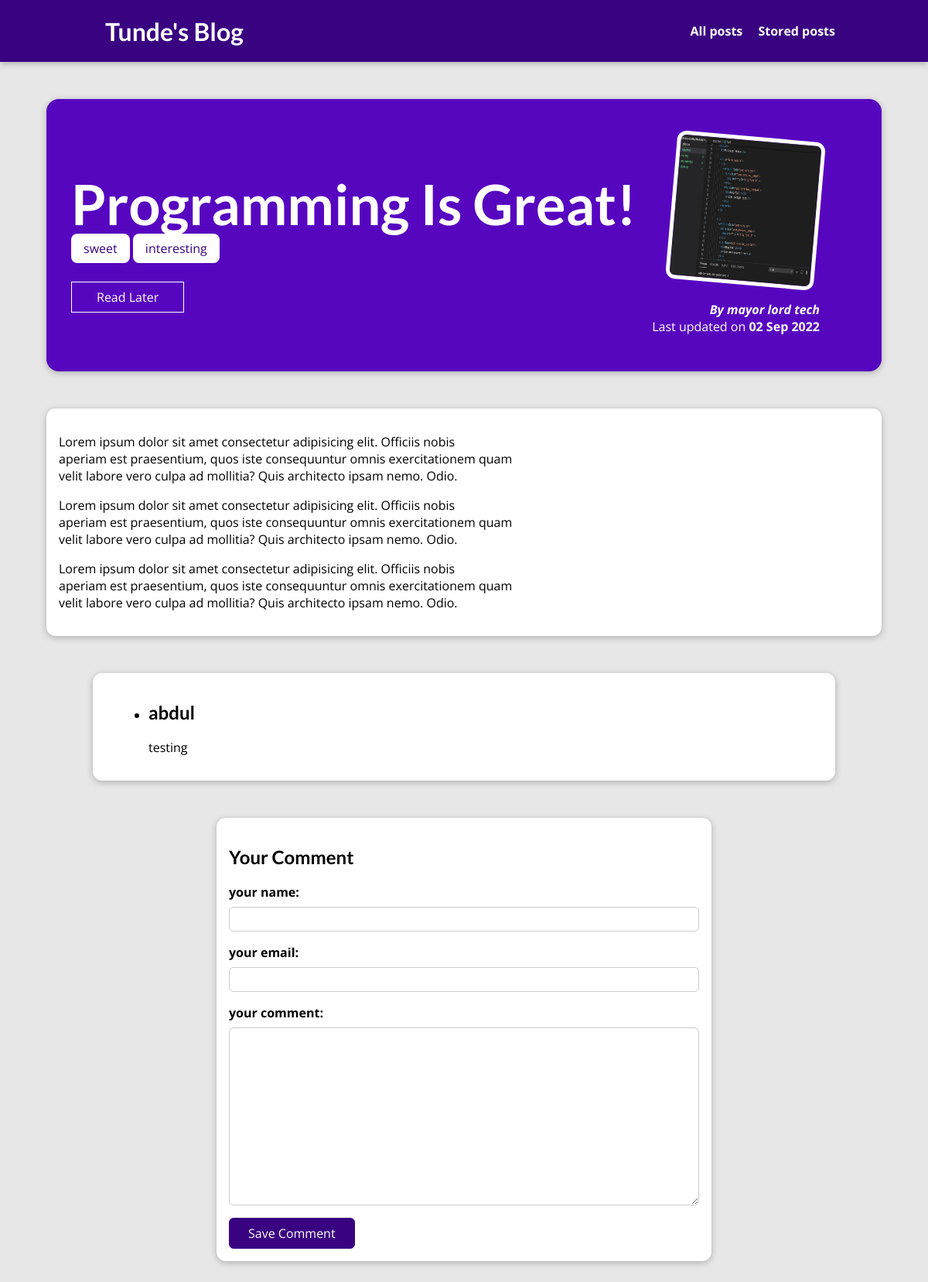
Page /posts/programming-is-fun on the committed database.
### blog/models.py (models this page shows, shortened)
class Post(models.Model):
    title = models.CharField(max_length=150)
    excerpt = models.CharField(max_length=500)
    image = models.ImageField(upload_to='posts', null=True)
    date = models.DateField(auto_now=True)
    content = models.TextField(validators=[MinLengthValidator(10)])
    slug = models.SlugField(unique=True)
    tag = models.ManyToManyField(Tag)
    author = models.ForeignKey(Author, on_delete=models.SET_NULL, related_name='posts', null=True)

class Tag(models.Model):
    caption = models.CharField(max_length=40)

class Author(models.Model):
    first_name = models.CharField(max_length=50)
    last_name = models.CharField(max_length=50)
    email_address = models.EmailField(max_length=100)
    def author(self):
        return f'{self.first_name} {self.last_name}'
    def __str__(self):
        return self.author()

class Comment(models.Model):
    user_name = models.CharField(max_length=100)
    email = models.EmailField(max_length=100)
    text = models.TextField()
    post = models.ForeignKey(Post, on_delete=models.CASCADE, related_name='comments')

### blog/views.py (the view, shortened to what this page needs)
# urls.py: path('posts/<slug:slug>', views.Unique_Post.as_view(), name='uniquepost'),
class Unique_Post(View):
    def is_saved_post(self,request, post_id):
        stored_posts = request.session.get('stored_posts')
        if stored_posts is not None:
            is_saved_for_later = post_id in stored_posts
        else:
            is_saved_for_later = False
        return is_saved_for_later
    def get(self, request, slug):
        post = Post.objects.get(slug=slug)
        context = {
            'post':post,
            'is_saved_later':self.is_saved_post(request, post.id),
            'post_tags':post.tag.all(),
            'comment_form' : CommentForm(),
            'comments': post.comments.all().order_by('-id')
        }
        return render(request, 'blog/post-detail.html', context)

### blog/forms.py
class CommentForm(forms.ModelForm):
    class Meta:
        model = Comment
        exclude = ['post']
        labels = {
            'user_name':'your name',
            'email' : 'your email',
            'text' : 'your comment'
        }

### blog/templates/blog/post-detail.html (shortened to what this page needs)
{% extends "base.html" %} {% load static %} {% block title %} {{ post.title }} {% endblock %} {% block css_files %}
<link rel="stylesheet" href="{% static 'blog/post-detail.css' %}" /> {% endblock %} {% block content %}
<section id="summary">
    <h2>{{ post.title }}</h2>
    <div>
        {% for tag in post_tags %}
        <span class="tag">{{ tag.caption }}</span> {% endfor %}
    </div>
    <div id="read-later">
        <form action="{%url 'read-later'%}" method='post'>
            <button>{%if is_saved_later%}Remove from "Read Later" list{%else%}Read Later{%endif%}</button>
        </form>
    </div>
    <article>
        <img src="{{ post.image.url }} " alt="{{ post.title }} " />
        <address>By <a href="mailto:{{ post.author.email_address }} ">{{ post.author }}</a></address>
        <div>Last updated on <time>{{ post.date|date:"d M Y " }}</time></div>
    </article>
</section>
<main>
    {{ post.content|linebreaks }}
</main>
<section id="comments">
    <ul>
        {% for comment in comments %}
        <li>
            <h2>{{ comment.user_name }}</h2>
            <p>{{ comment.text|linebreaks }}</p>
        </li>
        {% endfor %}
    </ul>
</section>
<section id="comment-form">
    <h2>Your Comment</h2>
    <form action="{% url 'uniquepost' post.slug %}" method="post">
        {% csrf_token %} {% for form_field in comment_form %}
        <div class="form-control">
            {{ form_field.label_tag }} {{ form_field }} {{ form_field.errors }}
        </div>
        {% endfor %}
        <button>Save Comment</button>
    </form>
</section>
{% endblock %}

### static/app.css (style rules this page uses)
* { box-sizing: border-box; }
html { font-family: 'Open Sans', 'Lato', sans-serif; }
body { margin: 0; }
h1, h2, h3 { font-family: 'Lato', sans-serif; font-weight: bold; }

### blog/static/blog/post-detail.css (style rules this page uses)
body { background-color: #e7e7e7; }
#summary { margin: 8rem auto 3rem auto; padding: 2rem; width: 90%; max-width: 90rem; border-radius: 16px; background-color: #5706c0; position: relative; box-shadow: 0 2px 8px rgba(0, 0, 0, 0.25); height: 22rem; }
#summary h2 { color: white; font-size: 4.5rem; margin-bottom: 0.25rem; }
#summary article { position: absolute; top: 2rem; right: 3rem; padding: 1rem 2rem; border-radius: 12px; text-align: right; color: white; }
#summary article img { width: 12rem; height: 12rem; border-radius: 12px; transform: rotateZ(5deg); border: 5px solid white; margin-bottom: 1rem; }
#summary address { font-weight: bold; }
#summary a { color: white; text-decoration: none; }
#summary time { font-weight: bold; }
#read-later { margin: 2rem 0; }
#read-later button { background-color: transparent; border: 1px solid white; padding: 0.5rem 2rem; font: inherit; color: white; cursor: pointer; }
main { width: 90%; max-width: 90rem; margin: 3rem auto; background-color: white; padding: 1rem; border-radius: 12px; box-shadow: 0 2px 8px rgba(0, 0, 0, 0.25); }
.tag { background-color: white; color: #390281; padding: 0.5rem 1rem; border-radius: 8px; }
#comment-form { margin: 3rem auto; width: 90%; max-width: 40rem; border-radius: 12px; background-color: white; box-shadow: 0 2px 8px rgba(0, 0, 0, 0.25); padding: 1rem; }
#comment-form button { font: inherit; background-color: #390281; color: white; border: 1px solid #390281; padding: 0.5rem 1.5rem; border-radius: 6px; cursor: pointer; }
.form-control { margin-bottom: 1rem; }
.form-control label { font-weight: bold; margin-bottom: 0.5rem; display: block; }
.form-control input, .form-control textarea { display: block; width: 100%; font: inherit; padding: 0.25rem; border-radius: 6px; border: 1px solid #ccc; }
#comments { margin: 3rem auto; width: 90%; max-width: 60rem; border-radius: 12px; background-color: white; box-shadow: 0 2px 8px rgba(0, 0, 0, 0.25); padding: 1rem 2rem; }

### rows in the picture
Post: title "Programming Is Great!", image (picture), author "mayor lord tech", date "02 Sep 2022", content "Lorem ipsum dolor sit amet consectetur adipisicing elit. Officiis nobis aperiam est praesentium, quos iste consequuntur omnis exercitationem quam velit labore vero culpa ad mollitia? Quis architecto ipsam nemo. Odio. Lorem ipsum dolor sit amet consectetur adipisicing elit. Officiis nobis aperiam est praesentium, quos iste consequuntur omnis exercitationem quam velit labore vero culpa ad mollitia? Quis architecto ipsam nemo. Odio. Lorem ipsum dolor sit amet consectetur adipisicing elit. Officiis nobis aperiam est praesentium, quos iste consequuntur omnis exercitationem quam velit labore vero culpa ad mollitia? Quis architecto ipsam nemo. Odio."
Tag: caption "sweet"
Tag: caption "interesting"
Comment: user_name "abdul", text "testing"
